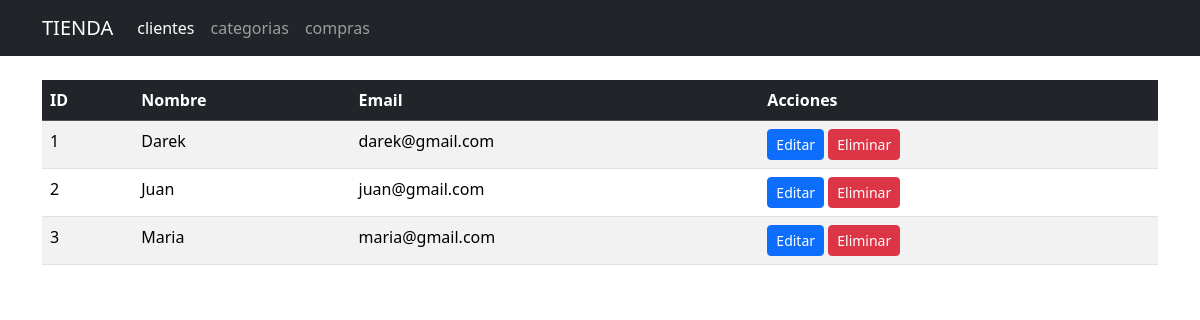
Screenshot of /clientes with the database file from the repository.
### tables this page shows
CREATE TABLE clientes (
    id INTEGER PRIMARY KEY AUTOINCREMENT,
    nombre TEXT NOT NULL,
    email TEXT NOT NULL UNIQUE
);

### app.py (the view)
@app.route('/clientes')
def clientes():
    conn = get_db_connection()
    clientes = conn.execute(
        'SELECT * FROM clientes'
    ).fetchall()
    conn.close()
    return render_template(
        'clientes.html',
        clientes=clientes
    )

### app.py (called while the page is built)
def get_db_connection():
    conn = sqlite3.connect('database.db')
    conn.row_factory = sqlite3.Row
    return conn

### templates/clientes.html
{% extends 'base.html' %}
{% block content %}
<table class="table table-striped table-hover">
  <thead class="table-dark">
    <tr>
      <th>ID</th>
      <th>Nombre</th>
      <th>Email</th>
      <th>Acciones</th>
    </tr>
  </thead>
  <tbody>
    {% for cliente in clientes %}
    <tr>
      <td>{{ cliente.id }}</td>
      <td>{{ cliente.nombre }}</td>
      <td>{{ cliente.email }}</td>
      <td>
        <a href="#" class="btn btn-primary btn-sm">Editar</a>
        <a href="#" class="btn btn-danger btn-sm">Eliminar</a>
      </td>
    </tr>
    {% endfor %}
  </tbody>
</table>
{% endblock %}

### rows the page displays
clientes: id "1", nombre "Darek", email "darek@gmail.com"
clientes: id "2", nombre "Juan", email "juan@gmail.com"
clientes: id "3", nombre "Maria", email "maria@gmail.com"
